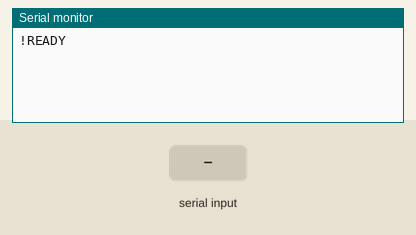
The sketch below on a simulated Arduino Uno, built with avr-gcc and run on an emulated ATmega328P. On the bench: the last lines printed to the serial monitor. The test bench sets the inputs (shaded band).

Above: at 1.2 s.
1.3 s: "1\n" received over Serial
At 2.5 s:
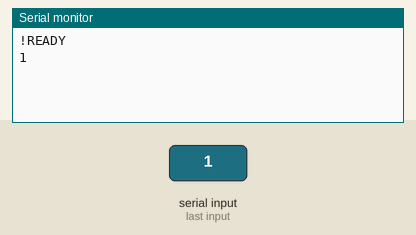
2.8 s: "0\n" received over Serial
At 3.7 s:
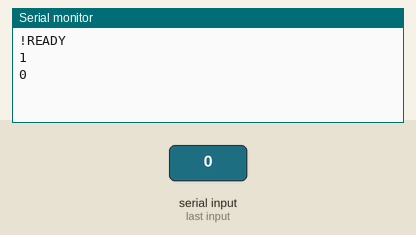
4.3 s: "2\n" received over Serial
At 4.8 s:
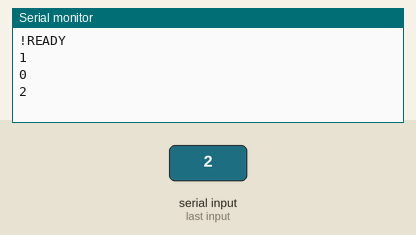

Measured:
- after the input at 1.3 s, the serial monitor: prints a new line at once (image 1)
- after the input at 2.8 s, the serial monitor: prints a new line at once (image 2)
- after the input at 4.3 s, the serial monitor: prints a new line at once (image 3)

The sketch:

serial_echo.ino
```cpp
/*
Serial chunking protocol where serial sender waits for Arduino ack before send,
thereby avoiding buffer lock-up of send while performing processes.
Intakes line in chunks, performing actions once full line arrives.
*/

#define CHUNK_SIZE 64    // PC->Serial byte batch size
#define LINE_SIZE 100    // Size cap of serial line
#define ACK "!OK\n"      // Send ACK status on batch processed
#define READY "!READY\n" // Send READY status on startup

void setup() {
  Serial.begin(115200);
  Serial.flush();
  while (!Serial);
  Serial.write(READY);
}

size_t readChunk(uint8_t *buffer) {
  static int bytesRead = 0; // static func var

  // Intake next batch
  size_t n = Serial.readBytes(buffer, min(Serial.available(), CHUNK_SIZE));
  buffer[n] = '\0';

  // Signal next batch once chunk taken
  bytesRead += n;
  if (bytesRead >= CHUNK_SIZE) {
    Serial.write(ACK);
    bytesRead = 0;
  }
  return n;
}

bool getLine(uint8_t *str) {
  // fill str with buf to exhaustion or ready
  while (Serial.available()) {
    uint8_t buf[CHUNK_SIZE];
    readChunk(buf);

    // if end of line, return ready
    if (buf[0] == '\n' && buf[1] == '\0')
      return true;
    else
      strncat(str, buf, LINE_SIZE);
  }
  return false;
}

uint8_t line[LINE_SIZE];

void loop() {

  if (getLine(line)) {
    Serial.println((char*)line);
    // delay(100);
    line[0] = '\0'; // Reset line
  }

}
```
